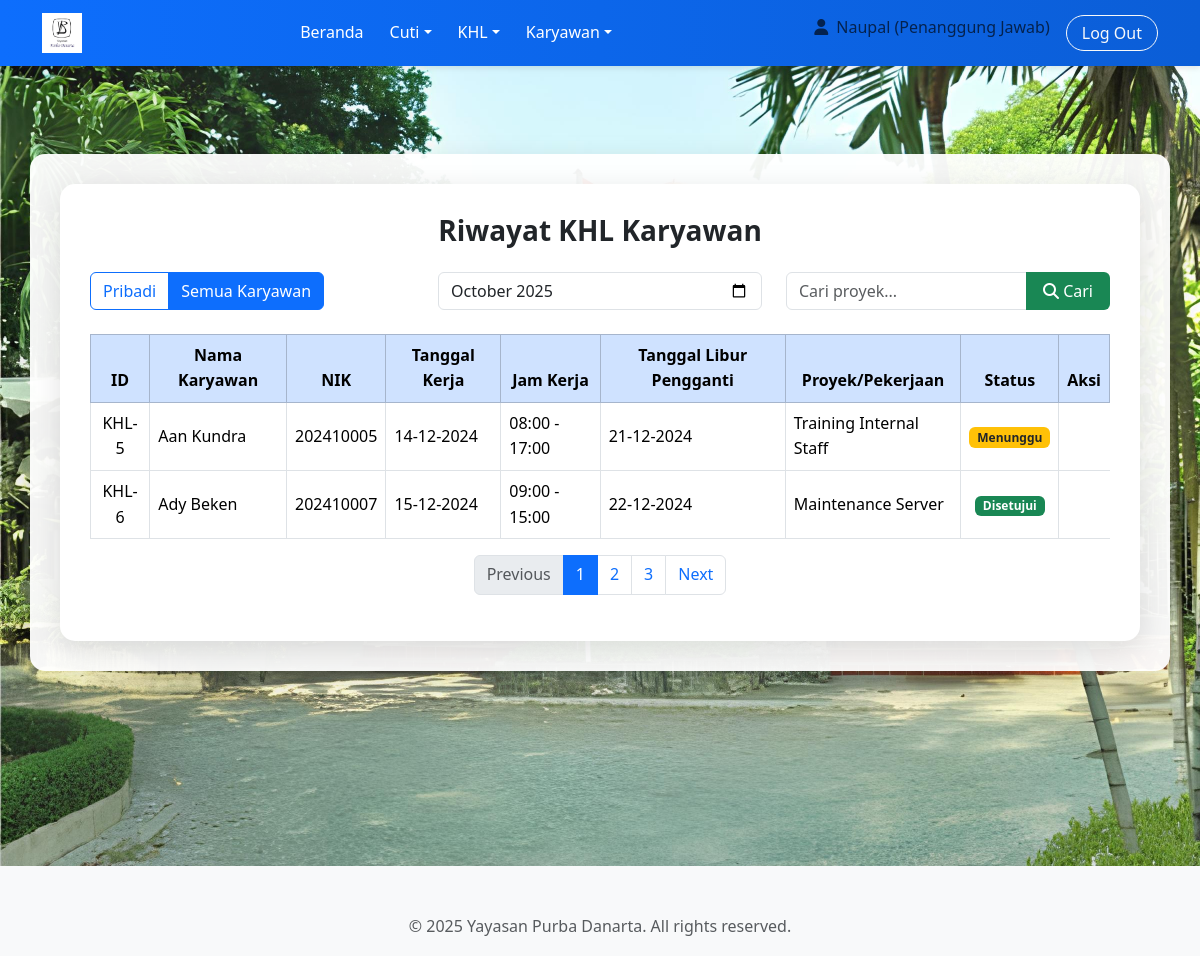
/purba-danarta/role_karyawan/riwayat_khl.php?all=1 (signed in), run on the app's committed database.
### tables this page shows
CREATE TABLE `pengajuan_khl` (
  `id` int(11) NOT NULL,
  `karyawan_nik` varchar(20) DEFAULT NULL,
  `proyek` text NOT NULL,
  `tanggal_kerja` date NOT NULL,
  `jam_mulai` time NOT NULL,
  `jam_selesai` time NOT NULL,
  `tanggal_libur_pengganti` date NOT NULL,
  `status` enum('Menunggu','Disetujui','Ditolak') DEFAULT 'Menunggu',
  `alasan_penolakan` text DEFAULT NULL,
  `disetujui_oleh` varchar(100) DEFAULT NULL,
  `tanggal_pengajuan` timestamp NOT NULL DEFAULT current_timestamp(),
  `tanggal_persetujuan` timestamp NULL DEFAULT NULL
);

CREATE TABLE `karyawan` (
  `id` int(11) NOT NULL,
  `user_id` int(11) DEFAULT NULL,
  `nik` varchar(20) NOT NULL,
  `nama_lengkap` varchar(100) NOT NULL,
  `divisi` varchar(100) DEFAULT NULL,
  `jabatan` varchar(100) DEFAULT NULL,
  `jenis_kelamin` enum('Laki-laki','Perempuan') DEFAULT NULL,
  `alamat_ktp` text DEFAULT NULL,
  `alamat_domisili` text DEFAULT NULL,
  `no_telepon` varchar(20) DEFAULT NULL,
  `email` varchar(100) DEFAULT NULL,
  `agama` enum('Islam','Kristen','Katolik','Hindu','Buddha','Konghucu') DEFAULT NULL,
  `kontak_darurat_nama` varchar(100) DEFAULT NULL,
  `kontak_darurat_telepon` varchar(20) DEFAULT NULL,
  `pendidikan_terakhir` varchar(100) DEFAULT NULL,
  `ipk` decimal(3,2) DEFAULT NULL,
  `path_pas_foto` varchar(255) DEFAULT NULL,
  `path_ktp` varchar(255) DEFAULT NULL,
  `path_ijazah` varchar(255) DEFAULT NULL,
  `path_dokumen_lain` varchar(255) DEFAULT NULL,
  `tanggal_masuk` date DEFAULT NULL,
  `status_karyawan` enum('Aktif','Non-Aktif') DEFAULT 'Aktif',
  `sisa_cuti_tahunan` int(11) DEFAULT 12,
  `sisa_cuti_lustrum` int(11) DEFAULT 0,
  `created_at` timestamp NOT NULL DEFAULT current_timestamp()
);

### purba-danarta/role_karyawan/riwayat_khl.php (the view, shortened to what this page needs)
<?php
$is_all = isset($_GET['all']) && in_array($_SESSION['role'], ['Penanggung Jawab', 'Administrator', 'Direksi']);
if ($is_all) {
    $judul_halaman = "Riwayat KHL Karyawan";
} else {
    $judul_halaman = "Riwayat KHL Pribadi";
}
include '../includes/header.php';
include '../includes/koneksi.php';
?>
<div class="main-background">
    <div class="overlay py-5">
        <div class="container">
            <div class="content-container">
                <h3 class="fw-bold text-center mb-4"><?php echo $judul_halaman; ?></h3>
                <div class="row mb-4">
                    <div class="col-md-4">
                        <?php if (in_array($_SESSION['role'], ['Penanggung Jawab', 'Administrator', 'Direksi'])): ?>
                        <div class="btn-group" role="group">
                            <a href="riwayat_khl.php" class="btn <?php echo !$is_all ? 'btn-primary' : 'btn-outline-primary'; ?>">
                                Pribadi
                            </a>
                            <a href="riwayat_khl.php?all=1" class="btn <?php echo $is_all ? 'btn-primary' : 'btn-outline-primary'; ?>">
                                Semua Karyawan
                            </a>
                        </div>
                        <?php endif; ?>
                    </div>
                    <div class="col-md-4">
                        <input type="month" class="form-control" value="<?php echo date('Y-m'); ?>" id="filterBulan">
                    </div>
                    <div class="col-md-4">
                        <div class="input-group">
                            <input type="text" class="form-control" placeholder="Cari proyek..." id="searchInput">
                            <button class="btn btn-custom-green" type="button" id="searchBtn">
                                <i class="fas fa-search"></i> Cari
                            </button>
                        </div>
                    </div>
                </div>
                <div class="table-responsive">
                    <table class="table table-bordered table-hover align-middle">
                        <thead class="table-primary text-center">
                            <tr>
                                <th>ID</th>
                                <?php if ($is_all): ?>
                                    <th>Nama Karyawan</th>
                                    <th>NIK</th>
                                <?php endif; ?>
                                <th>Tanggal Kerja</th>
                                <th>Jam Kerja</th>
                                <th>Tanggal Libur Pengganti</th>
                                <th>Proyek/Pekerjaan</th>
                                <th>Status</th>
                                <?php if ($is_all && in_array($_SESSION['role'], ['Penanggung Jawab', 'Administrator'])): ?>
                                <th>Aksi</th>
                                <?php endif; ?>
                            </tr>
                        </thead>
                        <tbody>
                            <?php
                            if ($is_all) {
                                $sql = "SELECT pk.*, k.nama_lengkap, k.nik as karyawan_nik
                                        FROM pengajuan_khl pk
                                        JOIN karyawan k ON pk.karyawan_nik = k.nik
                                        ORDER BY pk.tanggal_pengajuan DESC";
                            } else {
                                $sql = "SELECT * FROM pengajuan_khl WHERE karyawan_nik = ? ORDER BY tanggal_pengajuan DESC";
                            }
                            $stmt = $koneksi->prepare($sql);
                            $stmt->execute();
                            $result = $stmt->get_result();
                            if ($result->num_rows > 0) {
                                while ($row = $result->fetch_assoc()) {
                                    $status_badge = '';
                                    switch ($row['status']) {
                                        case 'Disetujui':
                                            $status_badge = '<span class="badge bg-success">Disetujui</span>';
                                            break;
                                        default:
                                            $status_badge = '<span class="badge bg-warning text-dark">Menunggu</span>';
                                    }
                            ?>
                            <tr>
                                <td class="text-center">KHL-<?php echo $row['id']; ?></td>
                                <?php if ($is_all): ?>
                                    <td><?php echo htmlspecialchars($row['nama_lengkap']); ?></td>
                                    <td><?php echo htmlspecialchars($row['karyawan_nik']); ?></td>
                                <?php endif; ?>
                                <td><?php echo date('d-m-Y', strtotime($row['tanggal_kerja'])); ?></td>
                                <td><?php echo substr($row['jam_mulai'], 0, 5); ?> - <?php echo substr($row['jam_selesai'], 0, 5); ?></td>
                                <td><?php echo date('d-m-Y', strtotime($row['tanggal_libur_pengganti'])); ?></td>
                                <td><?php echo htmlspecialchars($row['proyek']); ?></td>
                                <td class="text-center"><?php echo $status_badge; ?></td>
                            </tr>
                            <?php
                                }
                            } else {
                                $colspan = $is_all ? 7 : 5;
                                if ($is_all && in_array($_SESSION['role'], ['Penanggung Jawab', 'Administrator'])) $colspan++;
                                echo "<tr><td colspan='$colspan' class='text-center'>Tidak ada data KHL</td></tr>";
                            }
                            ?>
                        </tbody>
                    </table>
                </div>
                <nav aria-label="Page navigation">
                    <ul class="pagination justify-content-center">
                        <li class="page-item disabled">
                            <a class="page-link" href="#" tabindex="-1">Previous</a>
                        </li>
                        <li class="page-item active"><a class="page-link" href="#">1</a></li>
                        <li class="page-item"><a class="page-link" href="#">2</a></li>
                        <li class="page-item"><a class="page-link" href="#">3</a></li>
                        <li class="page-item">
                            <a class="page-link" href="#">Next</a>
                        </li>
                    </ul>
                </nav>
            </div>
        </div>
    </div>
</div>
<?php include '../includes/footer.php'; ?>

### purba-danarta/assets/css/style.css (style rules this page uses)
body { font-family: 'Segoe UI', sans-serif; background-color: #f8f9fa; color: #212529; line-height: 1.6; }
.main-background { min-height: 100vh; background: url('../img/brd.jpeg') center center/cover no-repeat; padding: 40px 0; }
.main-background .overlay { background: none; min-height: auto; padding-top: 0; padding-bottom: 0; }
.main-background .container { background: rgba(255, 255, 255, 0.95); border-radius: 15px; box-shadow: 0 8px 30px rgba(0, 0, 0, 0.12); padding: 30px; }
.btn-custom-green { background-color: #198754; color: #fff; border-radius: 6px; padding: 6px 16px; font-weight: 500; transition: 0.3s; }
.table thead { background-color: transparent; color: #212529; }
.content-container { background: transparent; border-radius: 0; padding: 0; box-shadow: none; }
.content-container { background: white; border-radius: 15px; padding: 30px; box-shadow: 0 8px 30px rgba(0, 0, 0, 0.12); }

### data on the page
pengajuan_khl: id "5", karyawan.nama_lengkap "Aan Kundra", karyawan.nik "202410005", tanggal_kerja "14-12-2024", jam_mulai "08:00", jam_selesai "17:00", tanggal_libur_pengganti "21-12-2024", proyek "Training Internal Staff", status "Menunggu"
pengajuan_khl: id "6", karyawan.nama_lengkap "Ady Beken", karyawan.nik "202410007", tanggal_kerja "15-12-2024", jam_mulai "09:00", jam_selesai "15:00", tanggal_libur_pengganti "22-12-2024", proyek "Maintenance Server", status "Disetujui"

### other printed values
$_SESSION['nama_lengkap'] "Naupal"
$current_role "Penanggung Jawab"
$judul_halaman "Riwayat KHL Karyawan"
